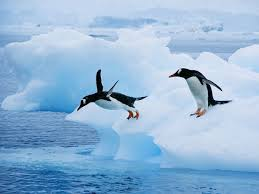
%> input picture project 5/download.jpg, 259 x 194 px
$ octave project5_demo_imagecompression_8by8pixels.m   (GNU Octave 9; MATLAB toolbox functions it lacks are replaced by stand-ins)
%> lines starting %> are read from the running program, lines starting %| are printed output that depends on the picture
### project 5/dct.m
function Y=dct(X)
[m,n]=size(X);n=m;
for i=2:n
    for j=1:n
        C(i,j)=sqrt(2/n)*cos((i-1)*(j-1/2)*pi/n);
    end
end
C(1,1:n)=ones(1,n)/sqrt(n);
Y=C*X;


### project 5/dct2.m
function Y=dct2(X)
[m,n]=size(X);%n=m;
for i=2:n
    for j=1:m
        C(i,j)=sqrt(2/n)*cos((i-1)*(j-1/2)*pi/n);
    end
end
C(1,1:n)=ones(1,n)/sqrt(n);

Y=C'*X*C;


### project 5/dct3.m
function Y=dct3(X)
[m,n]=size(X);%n=m;
for i=2:n
    for j=1:m
        C(i,j)=sqrt(2/n)*cos((i-1)*(j-1/2)*pi/n);
    end
end
C(1,1:n)=ones(1,n)/sqrt(n);

Y=C.*X; % This is the original code


### project 5/project5_demo_imagecompression_8by8pixels.m
% project 5 image compression demo (penguin image)

x=imread('download.jpg');
%> x is the input picture: size 194x259x3 uint8; mean R, G, B 147.9, 182.6, 214.3

r=x(:,:,1);g=x(:,:,2);b=x(:,:,3);
%> after `r=x(:,:,1)`:
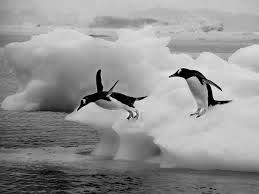
%> r: size 194x259 uint8; min 0, max 244, mean 147.9
%> after `g=x(:,:,2)`:
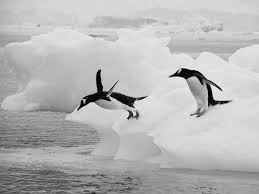
%> g: size 194x259 uint8; min 0, max 251, mean 182.6
%> after `b=x(:,:,3)`:
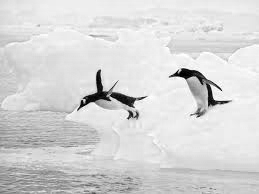
%> b: size 194x259 uint8; min 0, max 255, mean 214.3
xgray=.2126*r+.7152*g+.0722*b;

x=xgray(81:88,81:88);
%> x = [180 180 180 181 180 180 180 180; 180 179 179 179 179 179 179 179; 179 179 179 179 179 179 178 178; 177 177 177 177 177 177 177 177; 177 177 177 177 177 177 177 177; 176 175 175 176 176 176 176 176; 174 174 174 175 175 175 176 176; 175 175 175 175 175 175 175 175]
x=double(x);
xd=double(x);
%> xd has the same summary as x
xc=xd-128;
%> xc = [52 52 52 53 52 52 52 52; 52 51 51 51 51 51 51 51; 51 51 51 51 51 51 50 50; 49 49 49 49 49 49 49 49; 49 49 49 49 49 49 49 49; 48 47 47 48 48 48 48 48; 46 46 46 47 47 47 48 48; 47 47 47 47 47 47 47 47]
z=dct(x);
%> in dct, `Y=C*X;`: Y = [501.3 500.6 500.6 501.7 501.3 501.3 501.3 501.3; 5.78 5.64 5.64 5.44 4.95 4.95 4.25 4.25; 0.271 0.271 0.271 0.733 0.271 0.271 0.653 0.653; 0.0222 -0.371 -0.371 0.633 0.217 0.217 0.805 0.805; 2.13e-14 0.707 0.707 0.354 2.13e-14 2.13e-14 2.84e-14 2.84e-14; -1.26 -0.673 -0.673 -0.00222 -0.28 -0.28 0.113 0.113; 0.653 0.653 0.653 0.845 0.653 0.653 -0.271 -0.271; 0.0682 0.762 0.762 0.721 0.624 0.624 0.486 0.486]
%> z has the same summary as Y in dct

for i=1:8
    for j=9-i:8
        z(i,j)=0;
    end
end
%> after the loop, z = [501.3 500.6 500.6 501.7 501.3 501.3 501.3 0; 5.78 5.64 5.64 5.44 4.95 4.95 0 0; 0.271 0.271 0.271 0.733 0.271 0 0 0; 0.0222 -0.371 -0.371 0.633 0 0 0 0; 2.13e-14 0.707 0.707 0 0 0 0 0; -1.26 -0.673 0 0 0 0 0 0; 0.653 0 0 0 0 0 0 0; 0 0 0 0 0 0 0 0]

xdq=dct2(z);
%> the loop in dct2, `for i=2:n` made 7 passes
%> in dct2, `Y=C'*X*C;`: Y = [457.4 -78.36 26.39 52.2 -31.91 68.62 -16.39 31.08; 456.3 -78.19 27.05 52.5 -31.76 68.6 -16.53 31.19; 454 -78.44 27.35 52.16 -32.03 68.4 -16.75 31.48; 451.6 -78.74 27.31 51.27 -32.58 68.01 -17.4 31.26; 449.7 -78.44 27.93 51.23 -32.06 68.53 -17.56 31.22; 447 -78.99 27.92 50.96 -31.62 69.03 -17.67 31.26; 444.9 -79.59 27.53 50.1 -32.13 68.58 -18.31 31.03; 445.4 -78.47 28.4 50.28 -32.11 68.52 -18.37 31.35]
%> xdq has the same summary as Y in dct2
xe=xdq+128;
%> xe = [585.4 49.64 154.4 180.2 96.09 196.6 111.6 159.1; 584.3 49.81 155.1 180.5 96.24 196.6 111.5 159.2; 582 49.56 155.3 180.2 95.97 196.4 111.2 159.5; 579.6 49.26 155.3 179.3 95.42 196 110.6 159.3; 577.7 49.56 155.9 179.2 95.94 196.5 110.4 159.2; 575 49.01 155.9 179 96.38 197 110.3 159.3; 572.9 48.41 155.5 178.1 95.87 196.6 109.7 159; 573.4 49.53 156.4 178.3 95.89 196.5 109.6 159.4]

y=double(xgray);
y=y(81:88,81:88);
%> y has the same summary as x
xx=dct3(y);
%> in dct3, `Y=C.*X;`: Y = [63.64 63.64 63.64 63.99 63.64 63.64 63.64 63.64; 88.27 74.42 49.72 17.46 -17.46 -49.72 -74.42 -87.78; 82.69 34.25 -34.25 -82.69 -82.69 -34.25 34.06 82.23; 73.59 -17.27 -86.8 -49.17 49.17 86.8 17.27 -73.59; 62.58 -62.58 -62.58 62.58 62.58 -62.58 -62.58 62.58; 48.89 -85.82 17.07 73.17 -73.17 -17.17 86.31 -48.89; 33.29 -80.38 80.38 -33.48 -33.48 80.84 -81.3 33.68; 17.07 -48.61 72.75 -85.82 85.82 -72.75 48.61 -17.07]
%> xx has the same summary as Y in dct3


subplot(1,3,1)
imagesc(uint8(xgray(81:88,81:88)));colormap(gray);
subplot(1,3,2)
imagesc(uint8(xx));colormap(gray);
subplot(1,3,3)
imagesc(uint8(xe));colormap(gray);
%> after `colormap(gray)`:
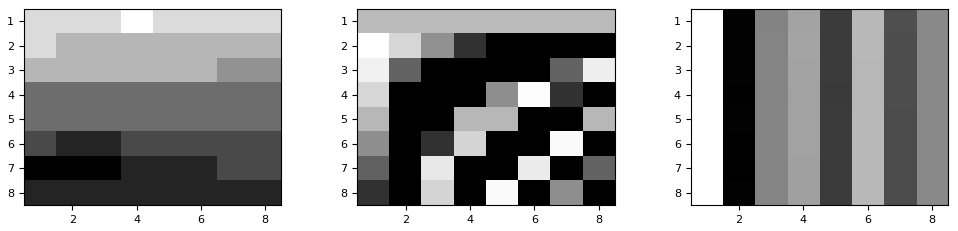
%> figure redrawn from the program's plot data, 3 panels
